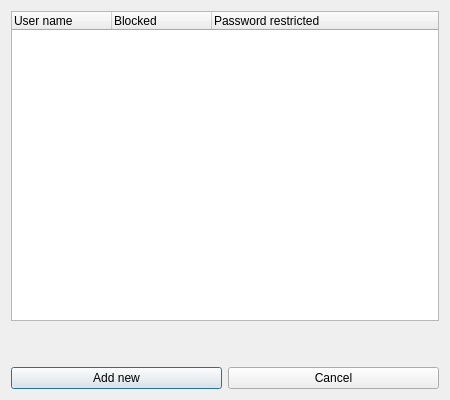
<?xml version="1.0" encoding="UTF-8"?>
<ui version="4.0">
 <class>ManageAccountsWindow</class>
 <widget class="QDialog" name="ManageAccountsWindow">
  <property name="geometry">
   <rect>
    <x>0</x>
    <y>0</y>
    <width>450</width>
    <height>400</height>
   </rect>
  </property>
  <property name="windowTitle">
   <string>User management</string>
  </property>
  <layout class="QVBoxLayout" name="verticalLayout">
   <item>
    <widget class="QTreeWidget" name="treeWidget">
     <column>
      <property name="text">
       <string>User name</string>
      </property>
     </column>
     <column>
      <property name="text">
       <string>Blocked</string>
      </property>
     </column>
     <column>
      <property name="text">
       <string>Password restricted</string>
      </property>
     </column>
    </widget>
   </item>
   <item>
    <spacer name="verticalSpacer_2">
     <property name="orientation">
      <enum>Qt::Vertical</enum>
     </property>
     <property name="sizeType">
      <enum>QSizePolicy::Fixed</enum>
     </property>
     <property name="sizeHint" stdset="0">
      <size>
       <width>20</width>
       <height>40</height>
      </size>
     </property>
    </spacer>
   </item>
   <item>
    <layout class="QHBoxLayout" name="horizontalLayout">
     <item>
      <widget class="QPushButton" name="addButton">
       <property name="text">
        <string>Add new</string>
       </property>
      </widget>
     </item>
     <item>
      <widget class="QPushButton" name="cancelButton">
       <property name="text">
        <string>Cancel</string>
       </property>
      </widget>
     </item>
    </layout>
   </item>
  </layout>
 </widget>
 <resources/>
 <connections>
  <connection>
   <sender>cancelButton</sender>
   <signal>clicked()</signal>
   <receiver>ManageAccountsWindow</receiver>
   <slot>reject()</slot>
   <hints>
    <hint type="sourcelabel">
     <x>277</x>
     <y>316</y>
    </hint>
    <hint type="destinationlabel">
     <x>259</x>
     <y>280</y>
    </hint>
   </hints>
  </connection>
 </connections>
</ui>
